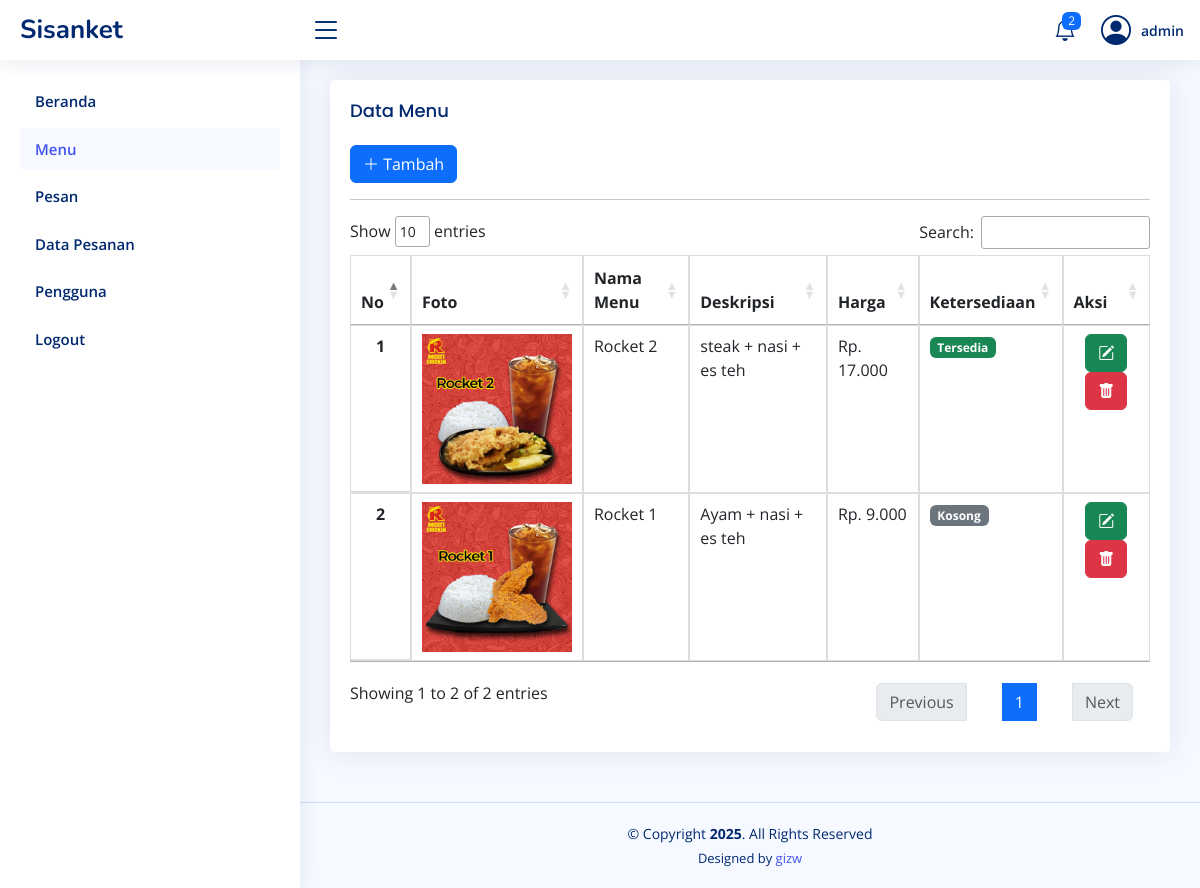
Page /menu.php (signed in) on the committed database.
### tables this page shows
CREATE TABLE `menu` (
  `id_menu` int(11) NOT NULL,
  `nm_menu` varchar(100) NOT NULL,
  `deskripsi` text DEFAULT NULL,
  `harga` decimal(10,2) NOT NULL,
  `ketersediaan` enum('Tersedia','Kosong') DEFAULT NULL,
  `img` text NOT NULL
);

### menu.php (the view, shortened to what this page needs)
<?php include('session.php'); ?>
<?php include('head.php'); ?>
<body>
    <?php include('side_bar.php'); ?>
    <main id="main" class="main">
        <section class="section">
            <div class="row">
                <div class="col-lg-12">
                    <div class="card">
                        <div class="card-body">
                            <h5 class="card-title">Data Menu</h5>
                            <?php if ($_SESSION['ROLE'] == 'Admin'): ?>
                            <button class="btn btn-primary" data-toggle="modal" data-target="#myModal"><i class="bi bi-plus-lg"></i> Tambah</button>
                            <?php include('add_menu.php');
                            endif;?>
                            <hr>
                            <div class="table-responsive">
                            <table class="table datatable">
                                <thead>
                                    <tr>
                                        <th scope="col">No</th>
                                        <th scope="col">Foto</th>
                                        <th scope="col">Nama Menu</th>
                                        <th scope="col">Deskripsi</th>
                                        <th scope="col">Harga</th>
                                        <th scope="col">Ketersediaan</th>
                                        <?php if ($_SESSION['ROLE'] == 'Admin'): ?>
                                        <th scope="col">Aksi</th>
                                        <?php endif;?>
                                    </tr>
                                </thead>
                                <tbody>
                                    <?php
                                        require 'dbcon.php';
                                        $no = 1;
                                        $query = $conn->query("SELECT * FROM menu ORDER BY id_menu DESC");
                                        while ($row = $query->fetch_array()) {
                                    ?>
                                    <tr>
                                        <th scope="row"><?php echo $no++; ?></th>
                                        <td><img src="upload/menu/<?php echo $row['img'];?>" style="width:150px; height:auto;"></td>
                                        <td><?php echo $row['nm_menu']; ?></td>
                                        <td><?php echo $row['deskripsi']; ?></td>
                                        <td><?php echo 'Rp. '.number_format($row['harga'], 0, ",", ".");?></td>
                                        <td>
                                            <?php if ($row['ketersediaan'] == "Tersedia"): ?>
                                                <span class="badge bg-success">Tersedia</span>
                                            <?php else: ?>
                                                <span class="badge bg-secondary">Kosong</span>
                                            <?php endif; ?>
                                        </td>
                                        <?php if ($_SESSION['ROLE'] == 'Admin'): ?>
                                        <td style="text-align:center">
                                            <a rel="tooltip" title="Edit" id="<?php echo $row['id_menu'] ?>" href="#edit_menu<?php echo $row['id_menu'];?>" data-toggle="modal" class="btn btn-success btn-outline"><i class="bi bi-pencil-square"></i> </a>
                                            <a rel="tooltip" title="Delete" id="<?php echo $row['id_menu'] ?>" href="#delete_menu<?php echo $row['id_menu'];?>" data-toggle="modal" class="btn btn-danger btn-outline"><i class="bi bi-trash-fill"></i> </a>
                                        </td>
                                        <?php endif;?>
                                    </tr>
                                    <?php
                                        }
                                    ?>
                                </tbody>
                            </table>
                        </div>
                        </div>
                    </div>
                </div>
            </div>
        </section>
    </main>
    <?php include('footer.php'); ?>
</body>
</html>

### head.php (shortened to what this page needs)
<!DOCTYPE html>
<html lang="en">
<head>
  <link href="assets/vendor/bootstrap/css/bootstrap.min.css" rel="stylesheet">
  <link href="assets/vendor/bootstrap-icons/bootstrap-icons.css" rel="stylesheet">
  <link href="assets/vendor/boxicons/css/boxicons.min.css" rel="stylesheet">
  <link href="assets/vendor/quill/quill.snow.css" rel="stylesheet">
  <link href="assets/vendor/quill/quill.bubble.css" rel="stylesheet">
  <link href="assets/vendor/remixicon/remixicon.css" rel="stylesheet">
  <link href="assets/vendor/simple-datatables/style.css" rel="stylesheet">
  <link href="assets/css/style.css" rel="stylesheet">
  <link href="https://cdn.datatables.net/1.11.5/css/jquery.dataTables.min.css" rel="stylesheet">
  <link href="https://cdn.datatables.net/1.11.5/css/dataTables.bootstrap4.min.css" rel="stylesheet">
</head>

### side_bar.php (shortened to what this page needs)
<header id="header" class="header fixed-top d-flex align-items-center">
    <div class="d-flex align-items-center justify-content-between">
        <a href="index.php" class="logo d-flex align-items-center">
            <span class="d-none d-lg-block">Sisanket</span>
        </a>
        <i class="bi bi-list toggle-sidebar-btn"></i>
    </div>
    <nav class="header-nav ms-auto">
        <ul class="d-flex align-items-center">
            <?php
                $id_pengguna = $_SESSION['ID'];
                $query = $conn->query("SELECT COUNT(*) as jml FROM notifikasi where id_pengguna = $id_pengguna and status='Unread'");
                $row = $query->fetch_array();
                $jml = $row['jml'];
                ?>
            <li class="nav-item dropdown">
                <a class="nav-link nav-icon" href="#" data-bs-toggle="dropdown">
                    <i class="bi bi-bell"></i>
                    <?php if ($jml > 0): ?>
                        <span class="badge bg-primary badge-number"><?= $jml ?></span>
                    <?php endif; ?>
                </a>
            </li>
            <li class="nav-item dropdown pe-3">
                <a class="nav-link nav-profile d-flex align-items-center pe-0" href="#" data-bs-toggle="dropdown">
                    <i class="bi bi-person-circle rounded-circle" style="margin-right:10px;font-size:30px;"></i>
                    <span><?php echo $_SESSION['NAMA']; ?></span>
                </a>
            </li>
        </ul>
    </nav>
</header>
<aside id="sidebar" class="sidebar">
<?php
    $current_page = basename($_SERVER['PHP_SELF']);
?>
    <ul class="sidebar-nav" id="sidebar-nav">
        <li class="nav-item">
            <a class="nav-link <?php echo $current_page == 'index.php' ? '' : 'collapsed'; ?>" href="index.php">
                <span>Beranda</span>
            </a>
        </li>
        <li class="nav-item">
            <a class="nav-link <?php echo $current_page == 'menu.php' ? '' : 'collapsed'; ?>" href="menu.php">
                <span>Menu</span>
            </a>
        </li>
        <li class="nav-item">
            <a class="nav-link <?php echo $current_page == 'pesan.php' ? '' : 'collapsed'; ?>" href="pesan.php">
                <span>Pesan</span>
            </a>
        </li>
        <li class="nav-item">
            <a class="nav-link <?php echo $current_page == 'pesanan.php' ? '' : 'collapsed'; ?>" href="pesanan.php">
                <span>Data Pesanan</span>
            </a>
        </li>
        <?php if($_SESSION['ROLE']=='Admin'){?>
        <li class="nav-item">
            <a class="nav-link <?php echo $current_page == 'pengguna.php' ? '' : 'collapsed'; ?>" href="pengguna.php">
                <span>Pengguna</span>
            </a>
        </li>
            <?php }?>
        <li class="nav-item">
          <a href="#" class="nav-link <?php echo $current_page == 'logout.php' ? '' : 'collapsed'; ?>" data-toggle="modal" data-target="#myModal1"> Logout</a>
        </li>
    </ul>
</aside>

### footer.php (shortened to what this page needs)
<footer id="footer" class="footer">
  <div class="copyright">
    &copy; Copyright <strong><span>2025</span></strong>. All Rights Reserved
  </div>
  <div class="credits">
    Designed by <a href="#">gizw</a>
  </div>
</footer>

### assets/css/style.css (style rules this page uses)
:root { scroll-behavior: smooth; }
body { font-family: "Open Sans", sans-serif; background: #f6f9ff; color: #444444; }
a { color: #4154f1; text-decoration: none; }
h1, h2, h3, h4, h5, h6 { font-family: "Nunito", sans-serif; }
#main { margin-top: 60px; padding: 20px 30px; transition: all 0.3s; }
.card { margin-bottom: 30px; border: none; border-radius: 5px; box-shadow: 0px 0 30px rgba(1, 41, 112, 0.1); }
.card-title { padding: 20px 0 15px 0; font-size: 18px; font-weight: 500; color: #012970; font-family: "Poppins", sans-serif; }
.card-body { padding: 0 20px 20px 20px; }
.logo { line-height: 1; }
@media (min-width: 1200px) { .logo { width: 280px; } }
.logo span { font-size: 26px; font-weight: 700; color: #012970; font-family: "Nunito", sans-serif; }
.header { transition: all 0.5s; z-index: 997; height: 60px; box-shadow: 0px 2px 20px rgba(1, 41, 112, 0.1); background-color: #fff; padding-left: 20px; }
.header .toggle-sidebar-btn { font-size: 32px; padding-left: 10px; cursor: pointer; color: #012970; }
.header-nav ul { list-style: none; }
.header-nav>ul { margin: 0; padding: 0; }
.header-nav .nav-icon { font-size: 22px; color: #012970; margin-right: 25px; position: relative; }
.header-nav .nav-profile { color: #012970; }
.header-nav .nav-profile span { font-size: 14px; font-weight: 600; }
.header-nav .badge-number { position: absolute; inset: -2px -5px auto auto; font-weight: normal; font-size: 12px; padding: 3px 6px; }
.sidebar { position: fixed; top: 60px; left: 0; bottom: 0; width: 300px; z-index: 996; transition: all 0.3s; padding: 20px; overflow-y: auto; scrollbar-width: thin; scrollbar-color: #aab7cf transparent; box-shadow: 0px 0px 20px rgba(1, 41, 112, 0.1); background-color: #fff; }
@media (min-width: 1200px) { #main, #footer { margin-left: 300px; } }
.sidebar-nav { padding: 0; margin: 0; list-style: none; }
.sidebar-nav li { padding: 0; margin: 0; list-style: none; }
.sidebar-nav .nav-item { margin-bottom: 5px; }
.sidebar-nav .nav-link { display: flex; align-items: center; font-size: 15px; font-weight: 600; color: #4154f1; transition: 0.3; background: #f6f9ff; padding: 10px 15px; border-radius: 4px; }
.sidebar-nav .nav-link.collapsed { color: #012970; background: #fff; }
.footer { padding: 20px 0; font-size: 14px; transition: all 0.3s; border-top: 1px solid #cddfff; }
.footer .copyright { text-align: center; color: #012970; }
.footer .credits { padding-top: 5px; text-align: center; font-size: 13px; color: #012970; }

### head.php (style rules this page uses)
table.datatable { border-collapse: collapse; }
table.datatable th, table.datatable td { border: 1px solid #ddd; padding: 8px; }
table.datatable th { font-weight: bold; border-bottom: 2px solid #ddd; text-align:center; }
table.datatable tr:nth-child(even) { background-color: #f9f9f9; }

### rows in the picture
menu: img (picture), nm_menu "Rocket 2", deskripsi "steak + nasi + es teh", harga "17.000", ketersediaan "Tersedia"
menu: img (picture), nm_menu "Rocket 1", deskripsi "Ayam + nasi + es teh", harga "9.000", ketersediaan "Kosong"

### other values in the picture
$jml "2"
$_SESSION['NAMA'] "admin"
